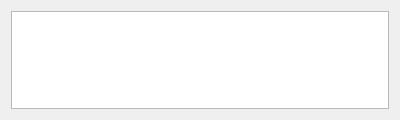
<?xml version="1.0" encoding="UTF-8"?>
<ui version="4.0">
 <class>DisassemblerWidget</class>
 <widget class="QWidget" name="DisassemblerWidget">
  <property name="geometry">
   <rect>
    <x>0</x>
    <y>0</y>
    <width>400</width>
    <height>120</height>
   </rect>
  </property>
  <property name="minimumSize">
   <size>
    <width>0</width>
    <height>0</height>
   </size>
  </property>
  <property name="windowTitle">
   <string>DisassemblerWidget</string>
  </property>
  <layout class="QVBoxLayout" name="verticalLayout">
   <item>
    <widget class="QTextEdit" name="disassemblyTextEdit">
     <property name="readOnly">
      <bool>true</bool>
     </property>
    </widget>
   </item>
  </layout>
 </widget>
 <resources/>
 <connections/>
</ui>
